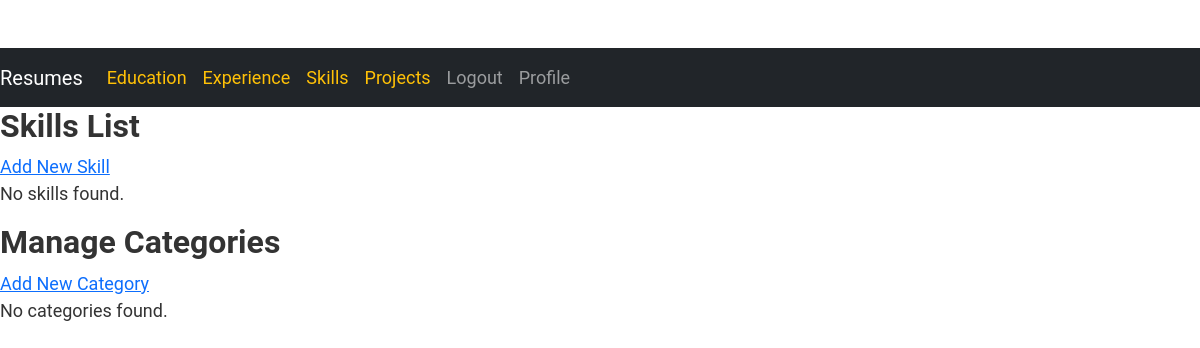
The app's page /portfolio/skills/ (signed in), older data.
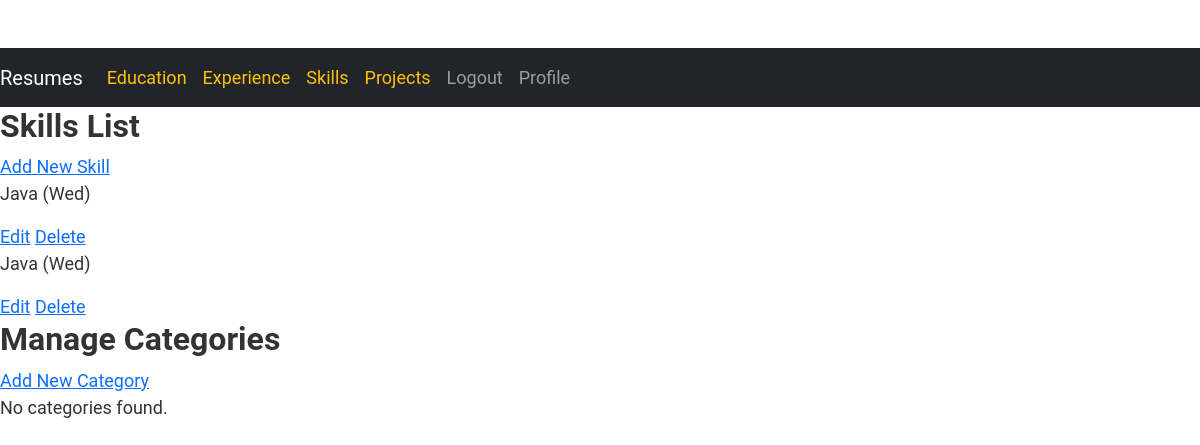
The same page, newer data.
### myapp/models.py (models this page shows, shortened)
class Skill(models.Model):
    name = models.CharField(max_length=100)
    proficiency_level = models.CharField(max_length=100)
    category = models.ForeignKey(Category, on_delete=models.CASCADE)

class Category(models.Model):
    name = models.CharField(max_length=100)
    def __str__(self):
        return self.name

### myapp/views.py (the view)
# urls.py: path('skills/', skill_list, name='skill_list'),
@login_required
def skill_list(request):
    skills = Skill.objects.all()
    return render(request, 'myapp/skill_list.html', {'skill_list': skills})

### myapp/templates/myapp/skill_list.html (shortened to what this page needs)
{% extends 'myapp/base.html' %}
{% block body %}
<h2>Skills List</h2>
<a href="{% url 'myapp:skill_create' %}">Add New Skill</a>
{% for skill in skill_list %}
<div>
    <p>{{ skill.name }} ({{ skill.category }})</p>
    <a href="{% url 'myapp:skill_update' skill.id %}">Edit</a>
    <a href="{% url 'myapp:skill_delete' skill.id %}">Delete</a>
</div>
{% empty %}
<p>No skills found.</p>
{% endfor %}
<h2>Manage Categories</h2>
<a href="{% url 'myapp:category_create' %}">Add New Category</a>
{% for category in category_list %}
<div>
    <p>{{ category.name }}</p>
    <a href="{% url 'myapp:category_update' category.id %}">Edit</a>
    <a href="{% url 'myapp:category_delete' category.id %}">Delete</a>
</div>
{% empty %}
<p>No categories found.</p>
{% endfor %}
{% endblock %}

Row changes from the older to the newer data that the page shows:
added Skill: name "Java", category "Wed"
added Skill: name "Java", category "Wed"
Text that changed along with them:
text no longer shown: "No skills found."
